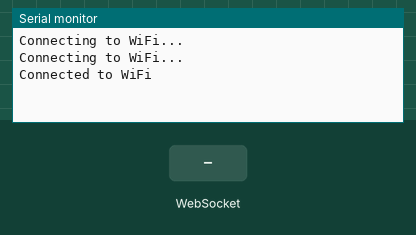
This sketch was run on a simulated ESP32. On the bench: the last lines printed to the serial monitor. The test bench sets the inputs (shaded band). WiFi joins after 1.5 s; servers stay silent unless stated.

Above: at 3.2 s.
3.3 s: WebSocket text "1" received
At 4.5 s:
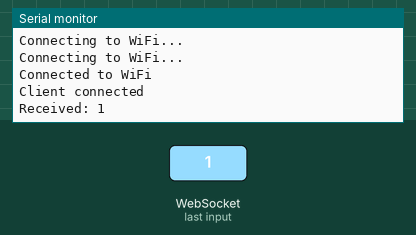
4.8 s: WebSocket text "0" received
At 5.9 s:
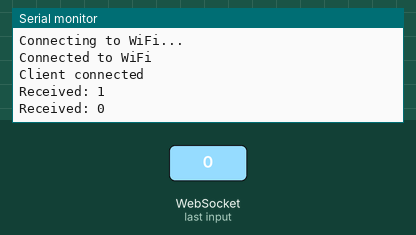

The sketch:

async_connection.ino
```cpp
#include <WiFi.h>
#include <ESPAsyncWebServer.h>
#include <AsyncTCP.h>

const char* ssid = "omadodo";
const char* password = "1972omabato2012";

AsyncWebServer server(80);
AsyncWebSocket ws("/ws");

void setup() {
  Serial.begin(115200);

  WiFi.begin(ssid, password);
  while (WiFi.status() != WL_CONNECTED) {
    delay(1000);
    Serial.println("Connecting to WiFi...");
  }
  Serial.println("Connected to WiFi");

  // Serve a simple HTML page
  server.on("/", HTTP_GET, [](AsyncWebServerRequest *request) {
    request->send(200, "text/html", "<html><body><h1>ESP32 WebSocket Example</h1></body></html>");
  });

  // WebSocket event handler
  ws.onEvent([](AsyncWebSocket *server, AsyncWebSocketClient *client, AwsEventType type, void *arg, uint8_t *data, size_t len) {
    if (type == WS_EVT_CONNECT) {
      Serial.println("Client connected");
    } else if (type == WS_EVT_DISCONNECT) {
      Serial.println("Client disconnected");
    } else if (type == WS_EVT_DATA) {
      AwsFrameInfo *info = (AwsFrameInfo*)arg;
      if (info->opcode == WS_TEXT) {
        String msg = String((char*)data);
        Serial.println("Received: " + msg);

        // Process the received message
        // For this example, we send back the same message
        client->text(msg);
      }
    }
  });

  server.addHandler(&ws);

  // Start the server
  server.begin();
}

void loop() {
  // Your loop code here
}
```

Measured:
- after the input at 3.3 s, the serial monitor: prints a new line at once (image 1)
- after the input at 4.8 s, the serial monitor: prints a new line at once (image 2)
